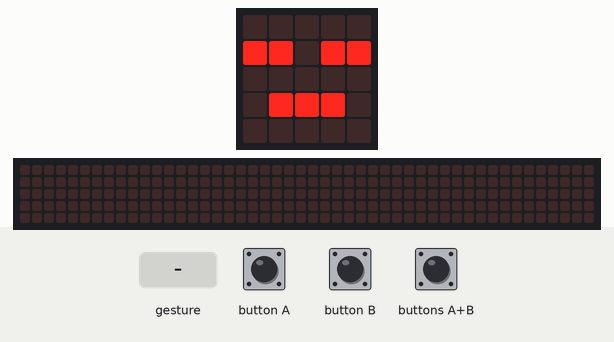
Bench run of a program on a simulated BBC micro:bit running MicroPython. On the bench: the board's 5×5 LED display, a strip that is not on the board, showing the scrolling text unrolled. Inputs (shaded band) come from the test bench. Files the program writes start out absent; a tilt is held for 1.5 s and a shake lasts 1 s, then the board lies face up again; the 48×5 strip is a reading aid, not a part: it shows the text the display is scrolling, unrolled, one strip-width of it at a time; files that are not in the repository are absent.

Above: at 1.2 s.
1.3 s: gesture 'shake'
At 2.2 s:
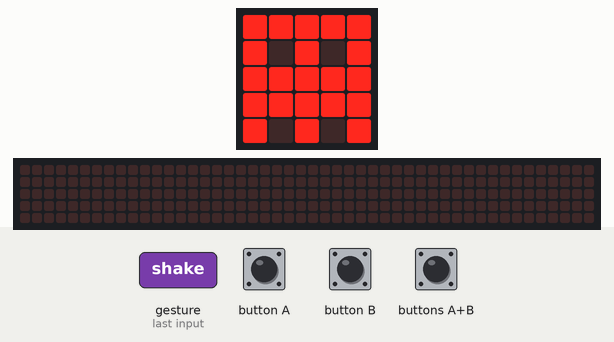
4.3 s: button A pressed for 1 s
At 4.68 s:
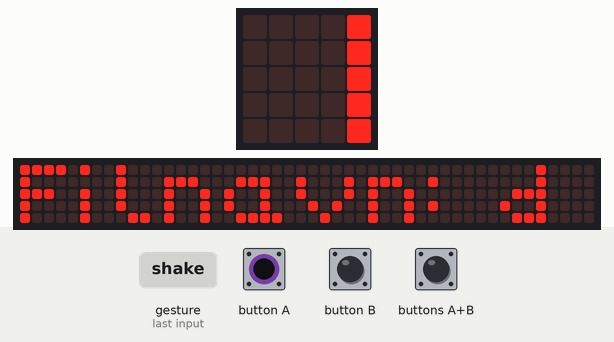
At 19.0 s:
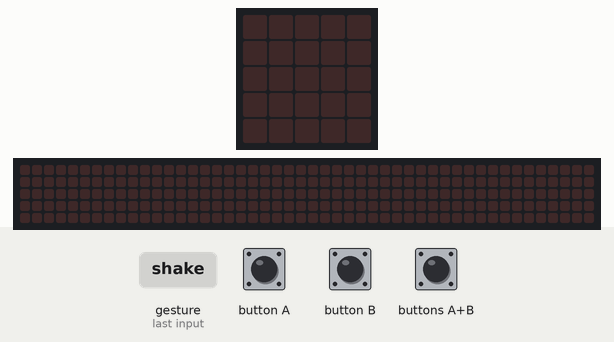

The program:

main-internal-recording.py
```python
from microbit import *
from math import log
from os import remove
import utime

internt_filnavn = "data"    # første del av filnavnet
sleeptime = 9380    # det tar omtrent 620 ms å gjennomføre syklusen
                    # slik at en sleeptime på 380 vil gi omtrent 1 sek
                    # mellom hver måling. OBS! Micro:bit har kun plass til
                    # omtrent 2200 måleverdier i sitt minne i tillegg til dette
                    # programmet. Verdi i millisekunder

R_ref = 10e3    # 10 kOhm resistans kobles i serie med NTC
Pin_NTC = pin1  # pin for NTC sensor

# Steinhart og Hart sin formel for temperatur fra NTC er gitt ved
# T = (A + B * ln(R/R_ref) + C * ln(R/R_ref)^2 + D * ln(R/R_ref)^3
# Verdiene nedenfor gjelder for B_25/85 = 3977

A = 3.354016e-3
B = 2.569850e-4
C = 2.620131e-6
D = 6.383091e-8

row = ""
icon = Image.ASLEEP
filnummer = 0

def get_centigrade_temp():
    # les signal fra NTC og returner temperaturen i grader celsius
    NTC_read = Pin_NTC.read_analog()
    R_NTC = R_ref * NTC_read / (1023 - NTC_read)
    log_NTC = log(R_NTC/R_ref)
    temp = 1/(A + B * log_NTC + C * log_NTC ** 2 + D * log_NTC ** 3)-273.15
    return temp

while True:
    if button_a.is_pressed():
        # åpner filen spesifisert i internt_filnavn og skriver til den
        icon = Image.NO
        success = False
        while not success:
            # finner neste ledige filnavn
            try:
                # prøver å åpne filnavnet med gjeldende filnummer
                # hvis filen finnes så lukkes den, og vi øker filnummer +1
                f = open(internt_filnavn + str(filnummer) + ".csv", "r")
                f.close()
                filnummer = filnummer + 1
            except OSError:
                # hvis filen ikke finnes så avslutter vi letingen
                success = True
                display.scroll("Filnavn: " + internt_filnavn + \
                    str(filnummer) + ".csv")

        with open(internt_filnavn + str(filnummer) + ".csv", 'w') as datafile:
            # åpner den ledige filen for skriving
            datafile.write("Time; Temp (NTC)\n")
            while not button_b.was_pressed():
                # hent temperatur og tidsverdier og skriv til filen
                temp = round(get_centigrade_temp(),2)
                time = round(utime.ticks_ms()/1000,1)
                datafile.write('{};{}\n'.format(time,temp))
                display.show(round(temp),delay=200,clear=True)
                sleep(sleeptime)
        icon = Image.YES

    display.show(icon, delay=400,clear=True)

    if accelerometer.current_gesture() == "shake":
        # sletter alle filer dersom vi rister på enheten
        # for å slette må vi bekrefte med å trykke på begge knapper
        display.show(Image.GHOST, delay=3000, clear=True)
        if button_a.is_pressed() and button_b.is_pressed():
            filnummer = 0
            success = False
            while success == False:
                # finner neste ledige filnavn
                try:
                    # prøver å åpne filnavnet med gjeldende filnummer
                    # hvis filen finnes så lukkes den, og vi øker filnummer +1
                    f = open(internt_filnavn + str(filnummer) + ".csv", "r")
                    f.close()
                    remove(internt_filnavn + str(filnummer) + ".csv")
                    filnummer = filnummer + 1
                except OSError:
                    # hvis filen ikke finnes så avslutter vi letingen
                    success = True
                    display.scroll("Slettet alt")
```

Measured:
- after the input at 1.3 s, the display: changes after 0.31 s (image 1)
- after the input at 4.3 s, the display: first differs from a run without the input after 0.31 s (image 2)
- what the display in image 0 shows lasts 0.4 s, from 0.8 s to 1.2 s
